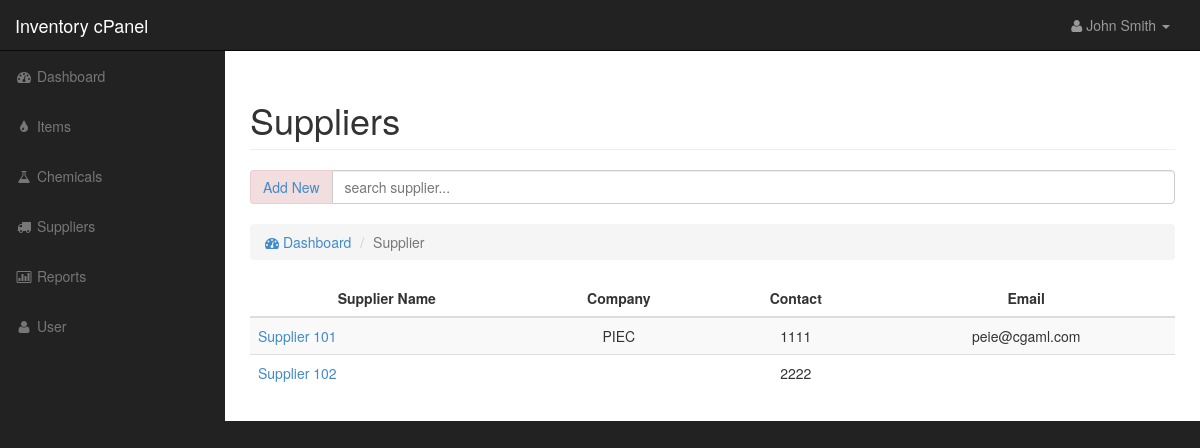
Page /index.php/supplier on the committed database.
### tables this page shows
CREATE TABLE IF NOT EXISTS `supplier` (
  `id` int(11) NOT NULL,
  `name` varchar(100) NOT NULL,
  `company` varchar(100) NOT NULL,
  `contact` varchar(100) NOT NULL,
  `email` varchar(100) NOT NULL,
  `address` text NOT NULL,
  `dateCreated` varchar(100) NOT NULL,
  `dateUpdated` varchar(100) NOT NULL,
  `createdBy` varchar(100) NOT NULL,
  `updatedBy` varchar(100) NOT NULL
);

### application/controllers/Supplier.php (called while the page is built, shortened)
<?php
class Supplier extends CI_Controller {
	public function index()
	{
		$this->load->model('Supplier_model');
		$data['suppliers'] = $this->Supplier_model->getAllSuppliers();
		$data['total_supplier'] = $this->Supplier_model->getTotalSupplier();
		$this->load->view('supplier_index',$data);
	}
}

### index.php (called while the page is built, shortened)
<?php
require_once BASEPATH.'core/CodeIgniter.php';

### application/models/Supplier_model.php (called while the page is built, shortened)
<?php
class Supplier_model extends CI_Model {
	public function getAllSuppliers() {
		return $this->db->query("select * from supplier");
	}
}
?>

### application/views/supplier_index.php (the view, shortened to what this page needs)
    <div id="page-wrapper">
        <div class="container-fluid">
            <div class="row">
                <div class="col-lg-12">
                    <h1 class="page-header">
                        Suppliers
                    </h1>
                    <div class="input-group">
                        <span class="input-group-addon alert-danger"><a href="#addsupplier_modal" data-toggle="modal">Add New</a></span>
                        <input type="text" class="form-control" id="searchsupplier" placeholder="search supplier...">
                    </div>
                    <br />
                    <ol class="breadcrumb">
                        <li><a href="index.php"><i class="fa fa-dashboard"></i> Dashboard</a></li>
                        <li class="active">Supplier</li>
                    </ol>
                </div>
            </div>
            <div class="row">
                <div class="col-lg-12">
                    <div class="table-responsive">
                        <table class="table table-hover table-striped">
                            <thead>
                                <tr>
                                    <th>Supplier Name</th>
                                    <th>Company</th>
                                    <th>Contact</th>
                                    <th>Email</th>
                                </tr>
                            </thead>
                            <tbody class="table-supplier">
                                    <?php foreach($suppliers->result() as $row): ?>
                                        <tr>
                                            <td><a href="editsupplier.php?id=<?php echo $row->id;?>"><?php echo $row->name;?></a></td>
                                            <td class="text-center"><?php echo $row->company;?></td>
                                            <td class="text-center"><?php echo $row->contact;?></td>
                                            <td class="text-center"><?php echo $row->email;?></td>
                                        </tr>
                                    <?php endforeach; ?>
                            </tbody>
                        </table>
                    </div>
                </div>
            </div>
        </div>
    </div>
</div>

### css/sb-admin.css (style rules this page uses)
body { margin-top: 100px; background-color: #222; }
@media (min-width:768px) { body { margin-top: 50px; } }
#page-wrapper { width: 100%; padding: 0; background-color: #fff; }
@media (min-width:768px) { #page-wrapper { padding: 10px; } }

### css/mystyle.css (style rules this page uses)
table th { text-align: center; }
.fa { cursor: pointer; }

### rows in the picture
supplier: name "Supplier 101", company "PIEC", contact "1111", email "peie@cgaml.com"
supplier: name "Supplier 102", contact "2222"
